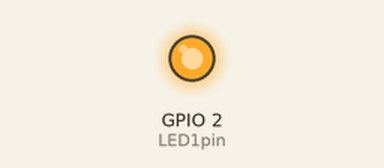
A program run on a simulated ESP32. On the bench: output pins drawn as LEDs (lit = HIGH). What the program prints to the serial monitor is not drawn.

Above: at 0.1 s.
At 0.8 s:
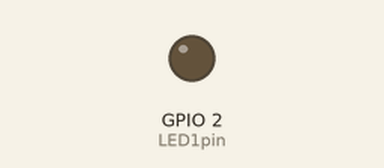
Timing chart, 0 to 2.3 s (numbered marks = the images above):
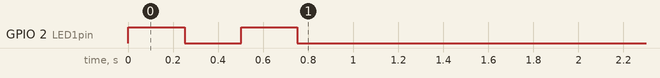

The program:

main.cpp
```cpp
#include <Arduino.h>
#include <WiFi.h>
#include <WebServer.h>
#include <WiFiAP.h>

const char* ssid = "esp32_1";
const char* password = "12345678";

// To spodaj je 'Hello world, za IOT :)

// ustvarimo objekt razreda WebServer, pot 80 je prednastavljeni port za HTTP strežnik
WebServer server(80); // objekt 'WebServer' razreda  ki bo poskušal na privzetem HTTP portu 80

uint8_t LED1pin = 2; //8-bitna celoštevilska spremenljivka
bool LED1status = LOW; // logična spremenljivka, ki hrani stanje LED1, LOW pomeni, da je LED ugasnjena, HIGH bi pomenilo, da je LED prižgana

// zakaj bool ni true in false? > HIGH in LOW pride z Arduino knjižnico


// niz karakterjev
// spletno stran bomo spravili v spremenljivko 'HTML'
// ta koda nam omogoča, da besedilo spravimo v spremenljivo
const char HTML[] PROGMEM = R"rawliteral(
<!DOCTYPE html>
<html lang="sl">
<head>
    <meta charset="UTF-8">
    <style>
        html {font-family: Helvetica; text-align:center;}
        body {margin-top: 50px;}
        h1 {color: #444444; margin: 50px auto 30px;}
        h3 {color: #444444; margin-bottom: 50px}
        .gumb {background-color: #3498db; display:block; width: 200px; color: white; padding: 13px 30px; text-decoration: none; font-size: 25px; margin: 0px auto 35px; border-radius: 5px; cursor: pointer; border: none;}
    </style>
    <meta name="viewport" content="width=device-width, initial-scale=1.0">
    <title>esp32</title>
</head>
<body>
    <h1>Esp32 spletni strežnik</h1>
    <h3>Priklop na WiFi usmerjevalnik</h3>
    <a class='gumb' href="/1"> Prižgi LED</a>
    <a class='gumb' href = "/0"> Ugasni LED</a>
    <p> HTTP strežnik je zagnan.</p>
</body>
</html>
)rawliteral";

const char HTML1[] PROGMEM = R"rawliteral(
<!DOCTYPE html>
<html lang="sl">
<head>
    <meta charset="UTF-8">
    <style>
        html {font-family: Helvetica; text-align:center;}
        body {margin-top: 50px;}
        h1 {color: #444444; margin: 50px auto 30px;}
        h3 {color: #444444; margin-bottom: 50px}
        .gumb {background-color: #3498db; display:block; width: 200px; color: white; padding: 13px 30px; text-decoration: none; font-size: 25px; margin: 0px auto 35px; border-radius: 5px; cursor: pointer; border: none;}
    </style>
    <meta name="viewport" content="width=device-width, initial-scale=1.0">
    <title>esp32</title>
</head>
<body>
    <h1>Esp32 spletni strežnik</h1>
    <h3>Priklop na WiFi usmerjevalnik</h3>
    <a class='gumb' href="/1"> Prižgi LED</a>
    <a class='gumb' href = "/0"> Ugasni LED</a>
    <p> Prejet ukaz za vklop LED diode.</p>
</body>
</html>
)rawliteral";

const char HTML0[] PROGMEM = R"rawliteral(
<!DOCTYPE html>
<html lang="sl">
<head>
    <meta charset="UTF-8">
    <style>
        html {font-family: Helvetica; text-align:center;}
        body {margin-top: 50px;}
        h1 {color: #444444; margin: 50px auto 30px;}
        h3 {color: #444444; margin-bottom: 50px}
        .gumb {background-color: #3498db; display:block; width: 200px; color: white; padding: 13px 30px; text-decoration: none; font-size: 25px; margin: 0px auto 35px; border-radius: 5px; cursor: pointer; border: none;}
    </style>
    <meta name="viewport" content="width=device-width, initial-scale=1.0">
    <title>esp32</title>
</head>
<body>
    <h1>Esp32 spletni strežnik</h1>
    <h3>Priklop na WiFi usmerjevalnik</h3>
    <a class='gumb' href="/1"> Prižgi LED</a>
    <a class='gumb' href = "/0"> Ugasni LED</a>
    <p> Prejet ukaz za izklop LED diode.</p>
</body>
</html>
)rawliteral";


void handle_root() {
  server.send(200, "text/html; charset=UTF-8", HTML);
}

// tu določimo, kaj se zgodi, če uporabnik vpiše
// korenski ("root") naslov našega strežnika na esp32 modulu, (npr. http://..) - request "/1"
void handle_1() {
  LED1status = HIGH; // spremenljivki LED1status dodelimo vrednost HIGH, kar pomeni, da je LED prižgana, v zanki loop() bomo potem preverjali stanje LED1status in glede na to prižigali ali ugašali LED diodo
  server.send(200, "text/html; charset=UTF-8", HTML1);
}

// tu določimo, kaj se zgodi, če uporabnik vpiše
// korenski ("root") naslov našega strežnika na esp32 modulu, (npr. http://..) - request "/0"
void handle_0() {
  LED1status = LOW; // spremenljivki LED1status dodelimo vrednost LOW, kar pomeni, da je LED ugasnjena, v zanki loop() bomo potem preverjali stanje LED1status in glede na to prižigali ali ugašali LED diodo
  server.send(200, "text/html; charset=UTF-8", HTML0);
}

void setup() {
  // put your setup code here, to run once:
  // tu zapišemo kodo za nastavitve, koda bo izvecena le enkrat, ko se naprava zažene:

  Serial.begin(115200); // nastavimo hitrost serijske komunikacije na 115200 btiov/s

  // vzpostavitev programske dostopne točke - "Soft Access Point AP"
  // Tokrat modul deluje kot router
  WiFi.softAP(ssid, password); // ustvarimo WiFi dostopno točko z imenom "esp32_1" in geslom "12345678"


  // 'ne povezujemo se na router, ker smo sami router'

  Serial.println("Vzpostavitev esp32 AP - Access Point."); // izpišemo sporočilo, ko je povezava uspešna
  Serial.print("IP naslov esp32 dostopne točke: "); // spodnji ukaz bo izpisalo v isti vrstici, zato print in ne println
  Serial.println(WiFi.softAPIP()); // izpišemo IP naslov, v modusu AP je prednastavljeni 192.168.4.1


  server.on("/", handle_root);
  server.on("/1", handle_1);
  server.on("/0", handle_0);


  // strežnik na esp32 modulu moramo še pognati, ki posluša na portu 80 in čaka na zahteve ("requests") od klientov (npr. brskalnika Chrome)
  server.begin();


  // ta del kode uporabimo kot indikator, da se je program prenesel na esp32 module, modra LED dioda bo 2x utripnila
  pinMode(2, OUTPUT); // pin (nožica) št. 2 bo uporabljen kot digitalni izhod (na nožici 2 je povezana vgrajena LED dioda na ESP32)
  digitalWrite(2, HIGH); // na pin 2 zapišemo visoko vrednost (LED dioda se prižge)
  delay(250); // počakamo 250 ms
  digitalWrite(2, LOW); // na pin 2 zapišemo nizko vrednost (LED dioda se ugasne)
  delay(250); // počakamo 250 ms
  digitalWrite(2, HIGH); // na pin 2 zapišemo visoko vrednost (LED dioda se prižge)
  delay(250); // počakamo 250 ms
  digitalWrite(2, LOW); // na pin 2 zapišemo nizko vrednost (LED dioda se ugasne)
  delay(250); // počakamo 250 ms
}


// 'Loop' se nekje z 10kHZ vrti in gleda ali je status Low ali High in glede na to tudi zapiše na pin
// Torej, s frekvenco 10.000-krat na sekundo preverja kakšen je status
void loop() {
  // put your main code here, to run repeatedly:
  // tu zapišemo kodo, ki se ponavljajoče izvaja, dokler je esp32 vklopljen

  // preverimo, če je prišla kakšna zahteva od klienta (npr. brskalnik Chrome), in če je, jo obdelamo in pošljemo ustrezen odgovor ("response")
  server.handleClient();

  if(LED1status == HIGH){ // če je spremenljivka LED1status enaka HIGH, potem ...
    digitalWrite(LED1pin, HIGH); // ... prižgemo LED diodo, ki je povezana na pin 2
  }
  else{ // sicer, če LED1status ni HIGH, potem ...
    digitalWrite(LED1pin, LOW); // ... ugasnemo LED diodo, ki je povezana na pin 2
  }
}
```
